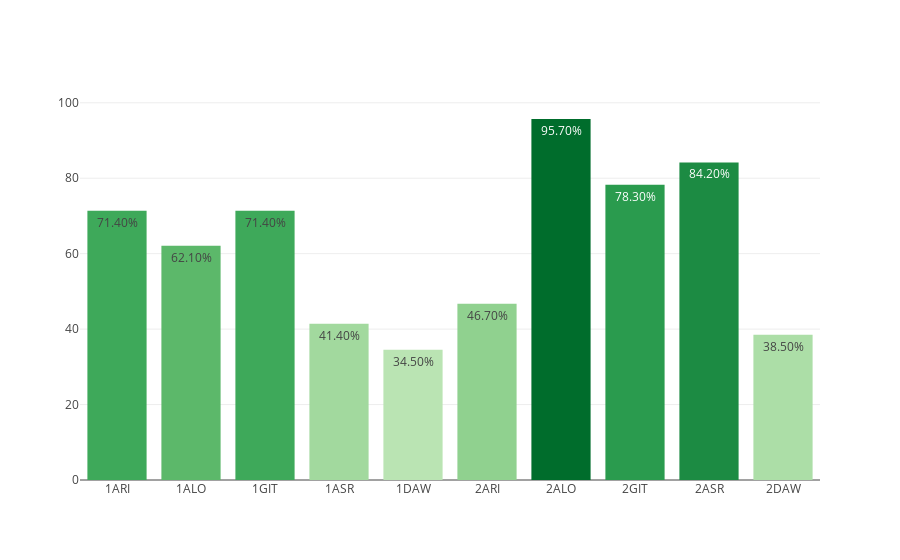

The notebook cell saved with this chart:
### Markdown cell above
## CICLOS FORMATIVOS DE GRADO SUPERIOR

### Code cell
dfc_CFGS = loaders.get_data_by_stages(dfc, 'CFGS')
myplotly.bar_simple(dfc_CFGS.index, dfc_CFGS['éxito'])

### Figure 1 — Plotly figure (JSON) as saved in the notebook; plotly's stock layout.template omitted (floating-point values rounded to 4 significant figures)
{"data": [{"hoverinfo": "x+text", "marker": {"color": [71.4, 62.1, 71.4, 41.4, 34.5, 46.7, 95.7, 78.3, 84.2, 38.5], "colorscale": [[0, "rgb(186,228,179)"], [0.3333, "rgb(116,196,118)"], [0.6667, "rgb(49,163,84)"], [1, "rgb(0,109,44)"]]}, "text": ["71.40%", "62.10%", "71.40%", "41.40%", "34.50%", "46.70%", "95.70%", "78.30%", "84.20%", "38.50%"], "type": "bar", "uid": "910a94e2-2b94-4d6a-921d-791e179b646c", "x": ["1ARI", "1ALO", "1GIT", "1ASR", "1DAW", "2ARI", "2ALO", "2GIT", "2ASR", "2DAW"], "y": [71.4, 62.1, 71.4, 41.4, 34.5, 46.7, 95.7, 78.3, 84.2, 38.5]}], "layout": {"title": {"text": ""}}}
